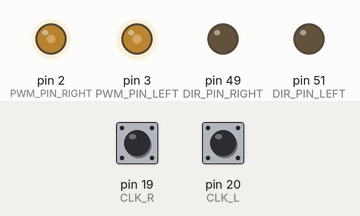
This sketch was run on a simulated Arduino Mega 2560, built with avr-gcc and run on an emulated ATmega2560. On the bench: output pins drawn as LEDs (lit = HIGH). Inputs (shaded band) come from the test bench; at power-on: pin 19 (CLK_R) HIGH, pin 20 (CLK_L) HIGH.

Above: at 0.1 s.
Timing chart, 0 to 1.6 s (numbered marks = the images above):
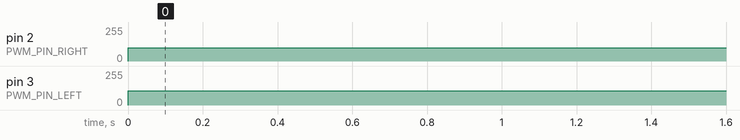

The sketch:

movingFunction.ino
```cpp
#define DIR_PIN_RIGHT 49
#define PWM_PIN_RIGHT 2

#define DIR_PIN_LEFT 51
#define PWM_PIN_LEFT 3

// Входы поворотного энкодера
#define CLK_R 19
#define DT_R 18
#define CLK_L 20
#define DT_L 21

int counter_R = 0;
int currentStateCLK_R;
int lastStateCLK_R;

int counter_L = 0;
int currentStateCLK_L;
int lastStateCLK_L;

//хранение состояния
String state;
//текущее состояние
int target_R;
//целевое состояние
int target_L;

void setup() {
  // Устанавливаем
  pinMode(DIR_PIN_RIGHT, OUTPUT);
  pinMode(DIR_PIN_LEFT, OUTPUT);

  // Устанавливаем контакты энкодера как входы
  pinMode(CLK_R, INPUT_PULLUP);
  pinMode(DT_R, INPUT_PULLUP);
  pinMode(CLK_L, INPUT_PULLUP);
  pinMode(DT_L, INPUT_PULLUP);

  // Считываем начальное состояние CLK
  lastStateCLK_R = digitalRead(CLK_R);
  lastStateCLK_L = digitalRead(CLK_L);

  // Вызов updateEncoder () при обнаружении любого изменения максимума/минимума при прерывании 0 (вывод 2) или прерывании 1 (вывод 3)
  attachInterrupt(4, updateEncoder_R, CHANGE);//19
  attachInterrupt(3, updateEncoder_L, CHANGE);//20

  //вызов функции движения робота на заданное растояние в см
  passingDistance(15);
}

void loop() {
  //состояние при котором робот двигается вперёд
  if (state == "forward") {
    rightEngineDriver(100);
    leftEngineDriver(106);
    if (counter_R >= target_R && counter_L >= target_L) {
      state = "stop";
    }
  }
  //состояние при котором робот двигается назад
  if (state == "back") {
    rightEngineDriver(-100);
    leftEngineDriver(-100);
    if (counter_R <= target_R && counter_L <= target_L) {
      state = "stop";
    }
  }
  if (state == "stop") {
    rightEngineDriver(0);
    leftEngineDriver(0);
  }
}

void passingDistance (int distance) {
  //настраиваем состояние в зависимости от положительного, отрицательного значения, выставляем состояние
  if (distance > 0) {
    state = "forward";
  } else if (distance < 0) {
    state = "back";
  }
  //устанавливаем целевое состояние для колёс (17 дискрет = 1 см)
  target_R = counter_R + (distance * 18.5);
  target_L = counter_L + (distance * 18.5);
}

void updateEncoder_R() {
  // Считываем текущее состояние CLK_R
  currentStateCLK_R = digitalRead(CLK_R);
  // Если последнее и текущее состояние CLK_R различаются, то произошел импульс.
  // Реагируем только на одно изменение состояния, чтобы избежать двойного счета
  if (currentStateCLK_R != lastStateCLK_R  && currentStateCLK_R == 1) {
    // Если состояние DT_R отличается от состояния CLK_R, то
    // энкодер вращается против часовой стрелки, поэтому уменьшаем
    if (digitalRead(DT_R) != currentStateCLK_R) {
      counter_R --;
    } else {
      // Энкодер вращается по часовой стрелке, поэтому увеличиваем
      counter_R ++;
    }
  }
  // Запоминаем последнее состояние CLK_L
  lastStateCLK_R = currentStateCLK_R;
}

void updateEncoder_L() {
  // Считываем текущее состояние CLK
  currentStateCLK_L = digitalRead(CLK_L);
  // Если последнее и текущее состояние CLK различаются, то произошел импульс.
  // Реагируем только на одно изменение состояния, чтобы избежать двойного счета
  if (currentStateCLK_L != lastStateCLK_L  && currentStateCLK_L == 1) {
    // Если состояние DT отличается от состояния CLK, то
    // энкодер вращается против часовой стрелки, поэтому уменьшаем
    if (digitalRead(DT_L) != currentStateCLK_L) {
      counter_L --;
    } else {
      // Энкодер вращается по часовой стрелке, поэтому увеличиваем
      counter_L ++;
    }
  }
  // Запоминаем последнее состояние CLK
  lastStateCLK_L = currentStateCLK_L;
}


void rightEngineDriver(int a) {
  if (a >= 0) {
    digitalWrite(DIR_PIN_RIGHT, LOW);
    analogWrite(PWM_PIN_RIGHT, a);
  } else if (a < 0) {
    digitalWrite(DIR_PIN_RIGHT, HIGH);
    analogWrite(PWM_PIN_RIGHT, 255 + a);
  }
}

void leftEngineDriver(int a) {
  if (a >= 0) {
    digitalWrite(DIR_PIN_LEFT, LOW);
    analogWrite(PWM_PIN_LEFT, a);
  } else if (a < 0) {
    digitalWrite(DIR_PIN_LEFT, HIGH);
    analogWrite(PWM_PIN_LEFT, 255 + a);
  }
}
```

Measured:
- by itself, pin 2 (PWM_PIN_RIGHT): 0/255 → 100/255 at 0.00 s
- by itself, pin 3 (PWM_PIN_LEFT): 0/255 → 106/255 at 0.00 s
